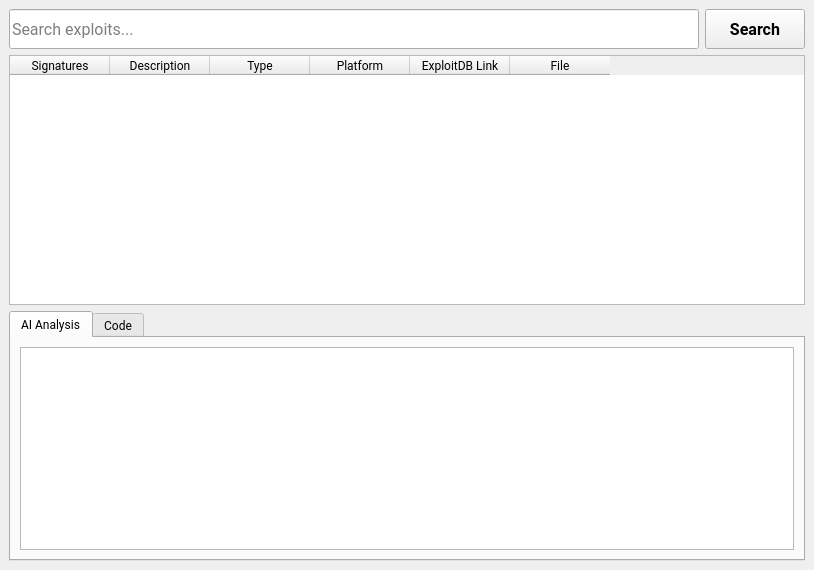
<?xml version="1.0" encoding="UTF-8"?>
<ui version="4.0">
 <class>ExploitSearchForm</class>
 <widget class="QMainWindow" name="ExploitSearchForm">
  <property name="geometry">
   <rect>
    <x>0</x>
    <y>0</y>
    <width>814</width>
    <height>570</height>
   </rect>
  </property>
  <property name="font">
   <font>
    <family>Roboto</family>
   </font>
  </property>
  <property name="windowTitle">
   <string>AI Exploit Analyzer</string>
  </property>
  <widget class="QWidget" name="centralwidget">
   <layout class="QVBoxLayout" name="verticalLayout">
    <item>
     <layout class="QHBoxLayout" name="searchLayout">
      <item>
       <widget class="QLineEdit" name="searchInput">
        <property name="minimumSize">
         <size>
          <width>0</width>
          <height>40</height>
         </size>
        </property>
        <property name="font">
         <font>
          <pointsize>12</pointsize>
         </font>
        </property>
        <property name="placeholderText">
         <string>Search exploits...</string>
        </property>
       </widget>
      </item>
      <item>
       <widget class="QPushButton" name="searchBtn">
        <property name="minimumSize">
         <size>
          <width>100</width>
          <height>40</height>
         </size>
        </property>
        <property name="font">
         <font>
          <pointsize>12</pointsize>
          <weight>75</weight>
          <bold>true</bold>
         </font>
        </property>
        <property name="text">
         <string>Search</string>
        </property>
        <property name="icon">
         <iconset theme="accessories-character-map">
          <normaloff>.</normaloff>.</iconset>
        </property>
        <property name="iconSize">
         <size>
          <width>20</width>
          <height>20</height>
         </size>
        </property>
       </widget>
      </item>
     </layout>
    </item>
    <item>
     <widget class="QTableWidget" name="resultsTable">
      <property name="minimumSize">
       <size>
        <width>764</width>
        <height>246</height>
       </size>
      </property>
      <property name="autoFillBackground">
       <bool>true</bool>
      </property>
      <property name="dragEnabled">
       <bool>true</bool>
      </property>
      <property name="alternatingRowColors">
       <bool>true</bool>
      </property>
      <property name="gridStyle">
       <enum>Qt::SolidLine</enum>
      </property>
      <property name="sortingEnabled">
       <bool>true</bool>
      </property>
      <attribute name="horizontalHeaderCascadingSectionResizes">
       <bool>true</bool>
      </attribute>
      <column>
       <property name="text">
        <string>Signatures</string>
       </property>
      </column>
      <column>
       <property name="text">
        <string>Description</string>
       </property>
      </column>
      <column>
       <property name="text">
        <string>Type</string>
       </property>
      </column>
      <column>
       <property name="text">
        <string>Platform</string>
       </property>
      </column>
      <column>
       <property name="text">
        <string>ExploitDB Link</string>
       </property>
      </column>
      <column>
       <property name="text">
        <string>File</string>
       </property>
      </column>
     </widget>
    </item>
    <item>
     <widget class="QTabWidget" name="tabWidget">
      <property name="enabled">
       <bool>true</bool>
      </property>
      <property name="minimumSize">
       <size>
        <width>764</width>
        <height>0</height>
       </size>
      </property>
      <property name="autoFillBackground">
       <bool>false</bool>
      </property>
      <property name="currentIndex">
       <number>0</number>
      </property>
      <property name="documentMode">
       <bool>false</bool>
      </property>
      <property name="tabsClosable">
       <bool>false</bool>
      </property>
      <property name="movable">
       <bool>true</bool>
      </property>
      <property name="tabBarAutoHide">
       <bool>false</bool>
      </property>
      <widget class="QWidget" name="tabAnalysis">
       <attribute name="title">
        <string>AI Analysis</string>
       </attribute>
       <layout class="QVBoxLayout" name="verticalLayout_analysis">
        <item>
         <widget class="QTextEdit" name="aiAnalysis"/>
        </item>
       </layout>
      </widget>
      <widget class="QWidget" name="tabCode">
       <attribute name="title">
        <string>Code</string>
       </attribute>
       <layout class="QVBoxLayout" name="verticalLayout_code">
        <item>
         <widget class="QTextEdit" name="codeViewer">
          <property name="readOnly">
           <bool>true</bool>
          </property>
         </widget>
        </item>
       </layout>
      </widget>
     </widget>
    </item>
   </layout>
  </widget>
 </widget>
 <resources/>
 <connections/>
</ui>
